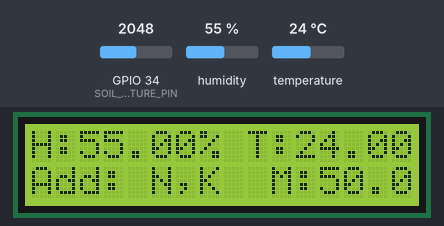
The sketch below on a simulated ESP32. Shown: 16×2 character LCD. The inputs (shaded band) are chosen by the test bench; at power-on: GPIO 34 (SOIL_MOISTURE_PIN) = 2048, temperature 24 °C, humidity 55 %. WiFi joins after 1.5 s; servers stay silent unless stated; what the sketch prints to the serial monitor is not drawn.

Above: at 3.0 s.
3.1 s: GPIO 34 (SOIL_MOISTURE_PIN) set to 3238
At 5.4 s:
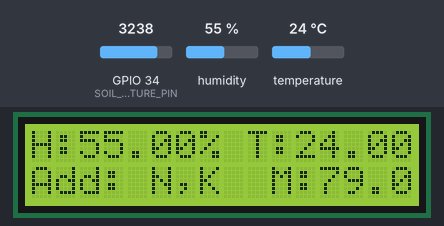
6.5 s: GPIO 34 (SOIL_MOISTURE_PIN) set to 3326
At 8.5 s:
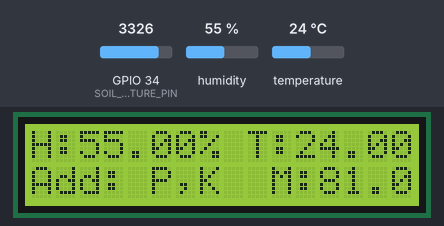
9.9 s: temperature set to 33 °C
At 13.5 s:
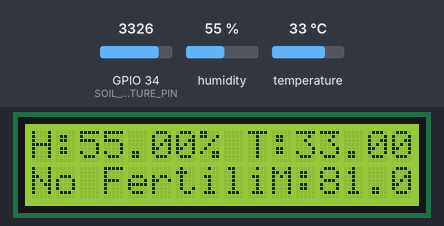
14.0 s: humidity set to 22 %
At 16.7 s:
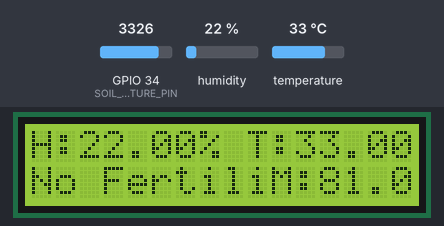
17.4 s: humidity set to 40 %
At 18.7 s:
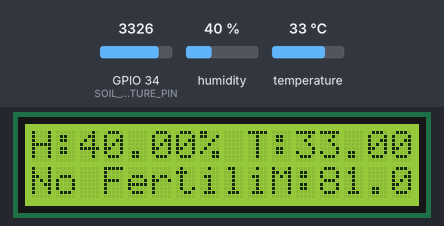
20.8 s: GPIO 34 (SOIL_MOISTURE_PIN) set to 3603
At 23.9 s:
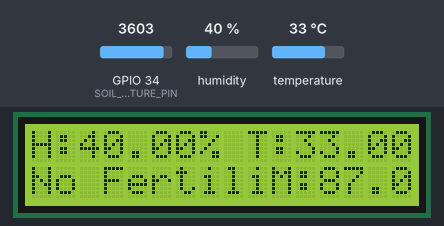
Timing chart, 0 to 25.4 s (numbered marks = the images above; inputs shaded):
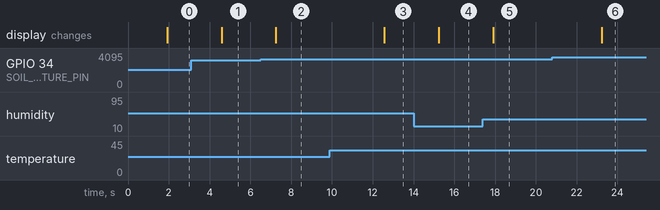

Measured:
- the behaviour switches between 3275 and 3276 on GPIO 34 (SOIL_MOISTURE_PIN) (found by bisection; images 1 and 2)
- after the input at 3.1 s, the display: changes after 1.5 s (image 1)
- after the input at 6.5 s, the display: changes after 0.75 s (image 2)
- after the input at 9.9 s, the display: changes after 2.7 s (image 3)
- after the input at 14.0 s, the display: changes after 1.2 s (image 4)
- after the input at 17.4 s, the display: changes after 0.51 s (image 5)
- after the input at 20.8 s, the display: changes after 2.4 s (image 6)

The sketch:

FINAL_ALL_CODE.ino
```cpp
#define BLYNK_TEMPLATE_ID "TMPL6qPpGxfmk"
#define BLYNK_TEMPLATE_NAME "state management system"
#define BLYNK_AUTH_TOKEN "IpcvknpRJ-3mGhaCyiowF_ZezKBA3fdc"
#define BLYNK_PRINT Serial

#include <WiFi.h>
#include <FirebaseESP32.h>
#include <DHT.h>
#include <Wire.h>
#include <LiquidCrystal_I2C.h>
#include <BlynkSimpleEsp32.h>

// Replace with your network credentials
const char* ssid = "Huawei Y7 Pro";
const char* password = "zxcvbnm0";

// Blynk authorization token
char auth[] = "IpcvknpRJ-3mGhaCyiowF_ZezKBA3fdc";

// Firebase configuration
FirebaseConfig config;
FirebaseAuth authFirebase;
FirebaseData firebaseData;

#define DHTPIN 4 // GPIO for DHT sensor
#define DHTTYPE DHT11 // DHT sensor type
#define SOIL_MOISTURE_PIN 34 // Soil moisture sensor connected to D34

DHT dht(DHTPIN, DHTTYPE);
LiquidCrystal_I2C lcd(0x27, 16, 2); // Initialize the LCD

void setup() {
  Serial.begin(115200);
  WiFi.begin(ssid, password);
  Serial.print("Connecting to Wi-Fi...");

  while (WiFi.status() != WL_CONNECTED) {
    delay(500);
    Serial.print(".");
  }
  Serial.println("\nConnected to Wi-Fi");

  // Initialize Blynk
  Blynk.begin(auth, ssid, password);

  // Set Firebase host and API key
  config.host = "https://state-management-system-e10f6-default-rtdb.asia-southeast1.firebasedatabase.app/";
  config.api_key = "AIzaSyBeUAeDi78eRNsD1gCjZMeiBRGwA9YSgec";

  // Initialize Firebase
  Firebase.begin(&config, &authFirebase);
  Firebase.reconnectWiFi(true);

  dht.begin();
  lcd.init(); // Initialize the LCD
  lcd.backlight(); // Turn on the backlight
}

void loop() {
  // Read humidity and temperature from DHT sensor
  float humidity = dht.readHumidity();
  float temperature = dht.readTemperature();

  // Check DHT sensor readings
  if (isnan(humidity) || isnan(temperature)) {
    Serial.println("Failed to read from DHT sensor!");
    return;
  }

  // Read soil moisture sensor value
  int soilMoistureValue = analogRead(SOIL_MOISTURE_PIN);
  float soilMoisture = map(soilMoistureValue, 0, 4095, 0, 100); // Adjust mapping as needed for ESP32

  // Print readings to Serial
  Serial.printf("Humidity: %.2f%%  Temperature: %.2f°C  Soil Moisture: %.2f%%\n", humidity, temperature, soilMoisture);

  // Update the LCD display
  lcd.clear();
  lcd.setCursor(0, 0);
  lcd.print("H:");
  lcd.print(humidity);
  lcd.print("% T:");
  lcd.print(temperature);
  lcd.print("C");

  // Check fertilization needs
  String fertilizerRecommendations = "No Fertilizer";

  if (soilMoisture < 80) {
    fertilizerRecommendations = "Add: N,K";
  } else if (temperature < 30) { // Corrected this line
    fertilizerRecommendations = "Add: P,K";
  }

  // Display fertilization recommendations
  lcd.setCursor(0, 1);
  lcd.print(fertilizerRecommendations);  // Display recommendations on the second line
  lcd.setCursor(10, 1);  // Set cursor to display soil moisture after recommendations
  lcd.print("M:");
  lcd.print(soilMoisture);
  lcd.print("%");

  // Send data to Firebase
  if (Firebase.setFloat(firebaseData, "/humidity", humidity)) {
    Serial.println("Humidity sent to Firebase");
  } else {
    Serial.println("Failed to send humidity to Firebase");
    Serial.println(firebaseData.errorReason());
  }

  if (Firebase.setFloat(firebaseData, "/temperature", temperature)) {
    Serial.println("Temperature sent to Firebase");
  } else {
    Serial.println("Failed to send temperature to Firebase");
    Serial.println(firebaseData.errorReason());
  }

  if (Firebase.setFloat(firebaseData, "/soilMoisture", soilMoisture)) {
    Serial.println("Soil moisture sent to Firebase");
  } else {
    Serial.println("Failed to send soil moisture to Firebase");
    Serial.println(firebaseData.errorReason());
  }

  // Send fertilization status to Firebase
  if (Firebase.setString(firebaseData, "/fertilizationRecommendations", fertilizerRecommendations)) {
    Serial.println("Fertilization recommendations sent to Firebase");
  } else {
    Serial.println("Failed to send fertilization recommendations to Firebase");
    Serial.println(firebaseData.errorReason());
  }

  // Send data to Blynk
  Blynk.virtualWrite(V0, humidity); // Send humidity to virtual pin V0
  Blynk.virtualWrite(V1, temperature); // Send temperature to virtual pin V1
  Blynk.virtualWrite(V2, soilMoisture); // Send soil moisture to virtual pin V2
  Blynk.virtualWrite(V3, fertilizerRecommendations); // Send fertilization recommendations to V3

  // Process Blynk
  Blynk.run();

  // Delay before the next reading
  delay(2000);
}
```
